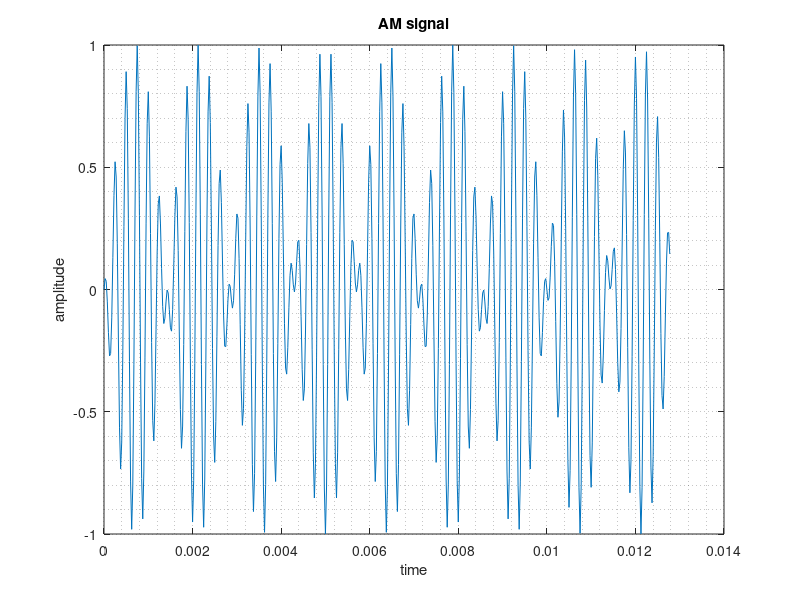

The MATLAB script that drew this image:
clear, clc, close all;

end_s = 0.0128;
file_path = './test_file.txt';
fs = 40000;
ts = 0 : 1/fs : end_s-1/fs;
n = length(ts);

fc = cos(2*pi*4000*ts);
fm = sin(2*pi*350*ts);

x = fc.*fm;

figure('Name','Figure 1','units','normalized',...
    'outerposition',[0.5 0 0.5 0.5]);
plot(ts,x), grid minor, title('AM signal');
xlabel('time');
ylabel('amplitude');

save(file_path,'x','-ascii','-double');
fprintf('Test AM data generated & saved to %s...\n', file_path);
